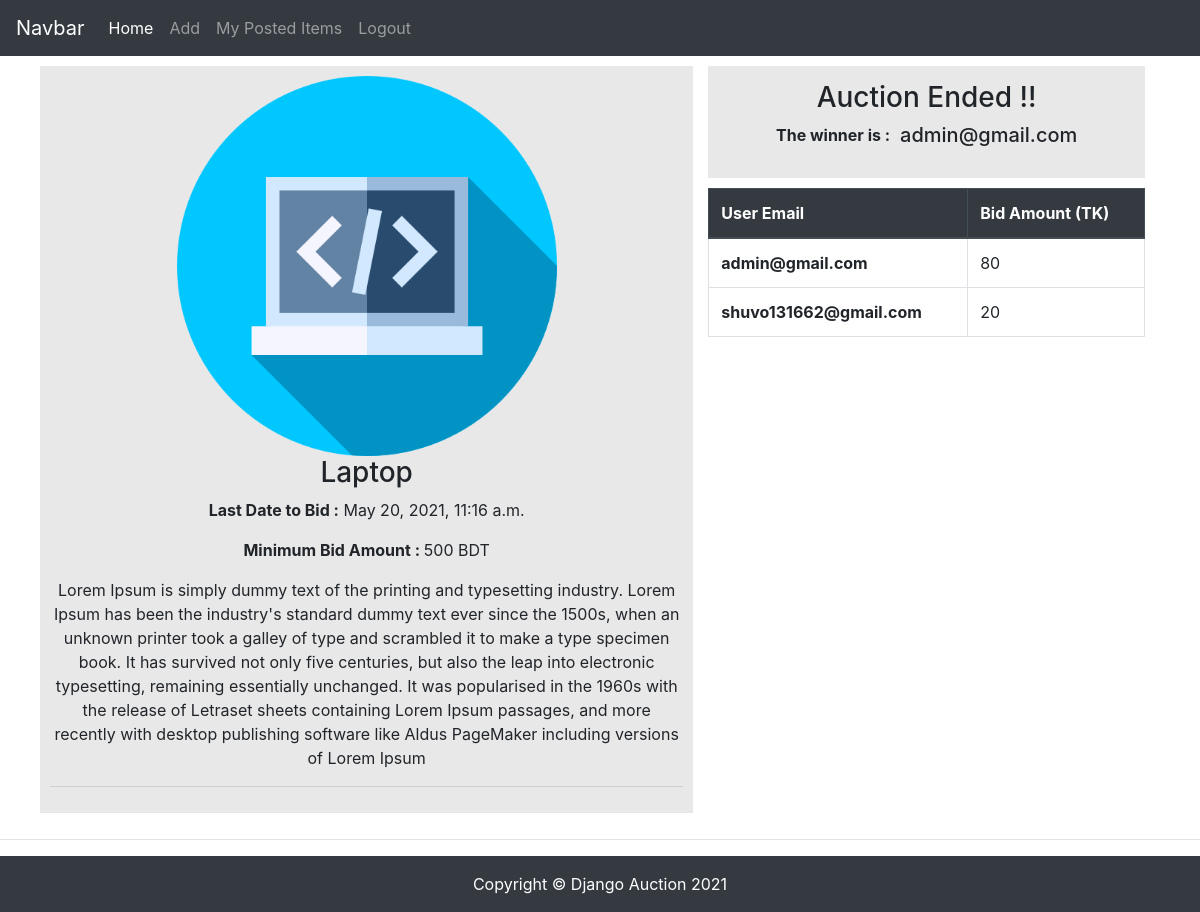
Page /singleproduct/2 (signed in) on the committed database.
### product/models.py (models this page shows, shortened)
class Product(models.Model):
    user = models.ForeignKey(Account, on_delete=models.CASCADE)
    title = models.CharField(max_length=120)
    image = models.ImageField(upload_to='products/')
    minBidPrice = models.IntegerField()
    details = models.TextField()
    end_date = models.DateTimeField(auto_now_add=False,null=False,blank=False)
    def is_end_date(self):
        return timezone.now()>self.end_date

class Bid(models.Model):
    user=models.ForeignKey(Account,on_delete=models.CASCADE)
    product=models.ForeignKey(Product,on_delete=models.CASCADE)
    bidAmount=models.IntegerField()
    class Meta:
        ordering = ('-bidAmount',)

### account/models.py (models this page shows, shortened)
class Account(AbstractBaseUser):
	email 					= models.EmailField(verbose_name="email", max_length=60, unique=True)
	username 				= None
	date_joined				= models.DateTimeField(verbose_name='date joined', auto_now_add=True)
	last_login				= models.DateTimeField(verbose_name='last login', auto_now=True)
	is_admin				= models.BooleanField(default=False)
	is_active				= models.BooleanField(default=True)
	is_staff				= models.BooleanField(default=False)
	is_superuser			= models.BooleanField(default=False)
	USERNAME_FIELD = 'email'
	objects = MyAccountManager()
	def __str__(self):
		return self.email

### product/views.py (the view, shortened to what this page needs)
# urls.py: path('singleproduct/<str:pk>', views.singleproduct, name='singleproduct')
def singleproduct(request, pk):
	product=Product.objects.get(id=pk)
	bids=Bid.objects.filter(product=product)
	winner = bids.order_by('-bidAmount')[0]
	context = {'product':product,'bids':bids,'winner':winner}
	return render(request, 'products/singleproduct.html', context)

### templates/products/singleproduct.html (shortened to what this page needs)
{% extends 'base.html' %}
{% block content %}
<div class="container product-div">
    <div class="row p-10">
        <div class="col-sm-7 p-20" style="background-color: #E8E8E8;padding: 10px;">
            <div class="img text-center" >
                <img src="{{ product.image.url }}" width="60%" alt="">
            </div>
            <div class="text-center">
              <h3>{{ product.title }}</h3>
              <p><strong >Last Date to Bid :</strong> {{ product.end_date }}</p>
              <div class="d-flex justify-content-center">
                <p><strong> Minimum Bid Amount :    </strong>{{ product.minBidPrice }}  BDT</p>
              </div>
              <p>{{ product.details }}</p>
              <hr>
           </div>
        </div>
        <div class="col-sm-5 p-10">
          <div class="formdiv " style="background-color: #E8E8E8;padding: 15px 10px;">
            {%if product.is_end_date %}
            <h3 class="text-center">Auction Ended !!</h3>
              <div class="form-group d-flex  justify-content-center m-auto">
                <p><strong>The winner is : </strong></p>
                <h5 style="margin-left: 10px;"> {{ winner.user }}</h5>
              </div>
            {%endif%}
        </div>
            <table class="table table-bordered" style="margin-top: 10px;">
                <thead class="thead-dark">
                  <tr>
                    <th scope="col">User Email</th>
                    <th scope="col">Bid Amount (TK)</th>
                  </tr>
                </thead>
                <tbody>
                  {%for bid in bids%}
                  <tr>
                    <th scope="row">{{ bid.user.email }}</th>
                    <td>{{ bid.bidAmount }}</td>
                  </tr>
                  {%endfor%}
                </tbody>
            </table>
        </div>
    </div>
</div>
{% endblock %}

### rows in the picture
Product: image (picture), title "Laptop", end_date "May 20, 2021, 11:16 a.m.", minBidPrice "500", details "Lorem Ipsum is simply dummy text of the printing and typesetting industry. Lorem Ipsum has been the industry's standard dummy text ever since the 1500s, when an unknown printer took a galley of type and scrambled it to make a type specimen book. It has survived not only five centuries, but also the leap into electronic typesetting, remaining essentially unchanged. It was popularised in the 1960s with the release of Letraset sheets containing Lorem Ipsum passages, and more recently with desktop publishing software like Aldus PageMaker including versions of Lorem Ipsum"
Bid: user "admin@gmail.com", user.email "admin@gmail.com", bidAmount "80"
Bid: user.email "shuvo131662@gmail.com", bidAmount "20"
